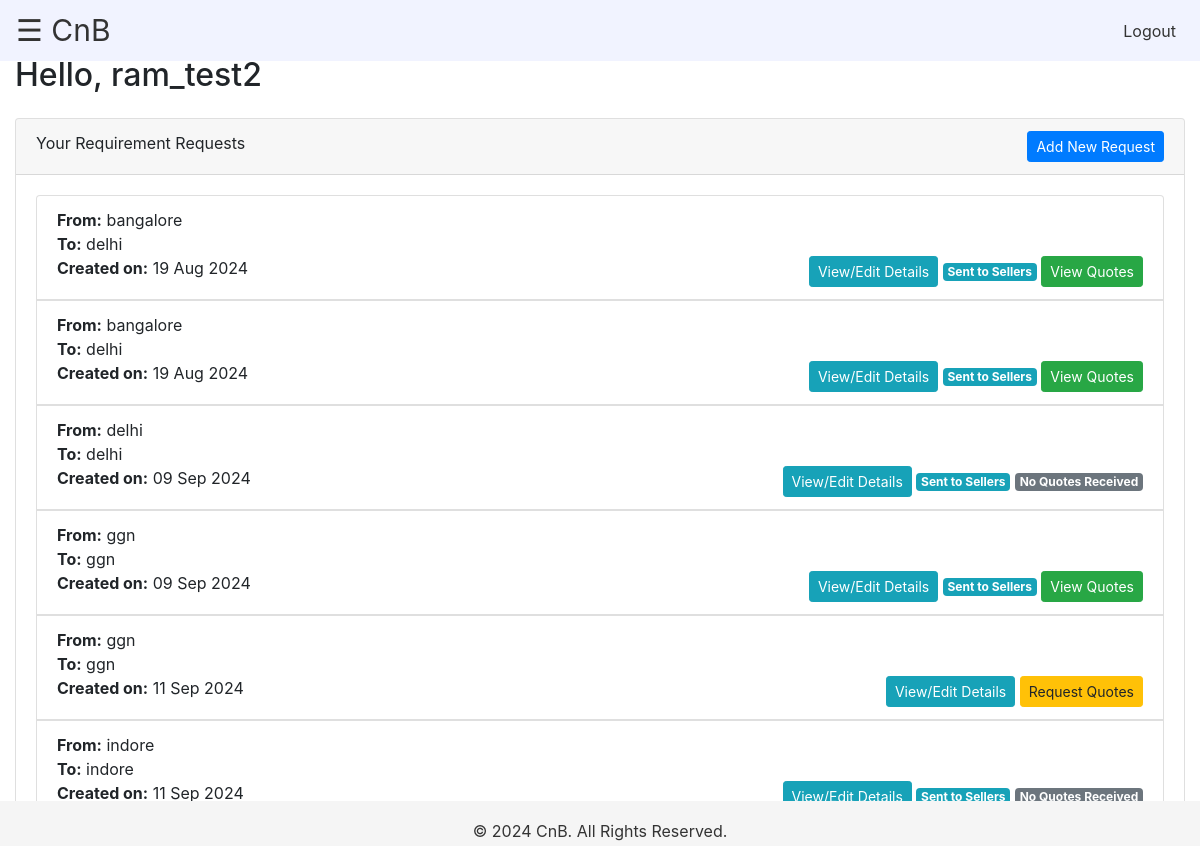
Page /buyer_dashboard/ (signed in) on the earlier database version.
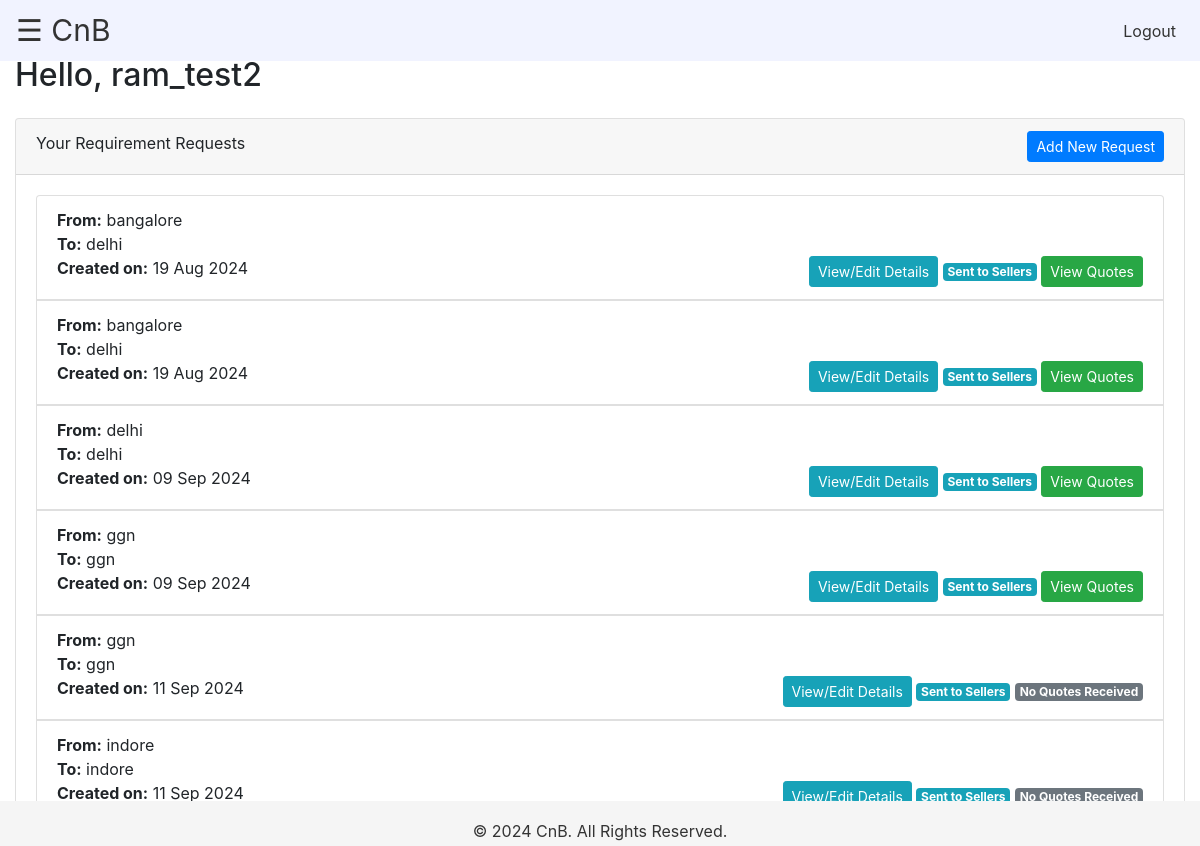
Same page on the later database version.
### myapp/models.py (models this page shows, shortened)
class Product(models.Model):
    buyer = models.ForeignKey(User, on_delete=models.CASCADE)
    from_city = models.CharField(max_length=255)
    to_city = models.CharField(max_length=255)
    shifting_plan = models.CharField(max_length=20, choices=[('7 days', 'In next 7 days'), ('15 days', 'In next 15 days'), ('30 days', 'In next 30 days'), ('30+ days', 'In next 30+ days')])
    item_details = models.TextField()
    call_preference = models.BooleanField(default=False)
    call_time = models.TimeField(blank=True, null=True)
    budget_min = models.DecimalField(max_digits=10, decimal_places=2)
    budget_max = models.DecimalField(max_digits=10, decimal_places=2)
    specific_requirements = models.TextField(blank=True, null=True)
    created_at = models.DateTimeField(auto_now_add=True)
    is_quote_requested = models.BooleanField(default=False)

### myapp/views.py (the view)
# urls.py: path('buyer_dashboard/', views.buyer_dashboard, name='buyer_dashboard'),
def buyer_dashboard(request):
    if not hasattr(request.user, 'buyer'):
        return redirect('login')
    products = Product.objects.filter(buyer=request.user)
    context = {
        'products': products
    }
    return render(request, 'myapp/buyer_dashboard.html', context)

### myapp/templates/myapp/buyer_dashboard.html (shortened to what this page needs)
{% extends 'myapp/base.html' %}
{% block content %}
<h2>Hello, {{ user.username }}</h2>
<div class="card mt-4">
    <div class="card-header">
        Your Requirement Requests
        <a href="{% url 'create_new_request' %}" class="btn btn-primary btn-sm float-right">Add New Request</a>
    </div>
    <div class="card-body">
        {% if products %}
            <ul class="list-group">
                {% for product in products %}
                    <li class="list-group-item">
                        <strong>From:</strong> {{ product.from_city }} <br>
                        <strong>To:</strong> {{ product.to_city }} <br>
                        <strong>Created on:</strong> {{ product.created_at|date:"d M Y" }}
                        <div class="float-right">
                            <button class="btn btn-sm btn-info" data-toggle="modal" data-target="#editModal{{ product.id }}">
                                View/Edit Details
                            </button>
                            {% if not product.is_quote_requested %}
                                <button class="btn btn-sm btn-warning" onclick="confirmQuoteRequest({{ product.id }})">Request Quotes</button>
                            {% else %}
                                <span class="badge badge-info">Sent to Sellers</span>
                                {% if product.bid_set.exists %}
                                    <a href="{% url 'view_quotes' product.id %}" class="btn btn-sm btn-success">View Quotes</a>
                                {% else %}
                                    <span class="badge badge-secondary">No Quotes Received</span>
                                {% endif %}
                            {% endif %}
                        </div>
                    </li>
                {% endfor %}
            </ul>
        {% else %}
            <p>You have no active requests. <a href="{% url 'create_new_request' %}">Create a new request</a> to start receiving quotes.</p>
        {% endif %}
    </div>
</div>
{% endblock %}

Differences in the rows shown:
computed for Product (number 3 of 6 on the later page): text "No Quotes Received" → "View Quotes"
changed Product (number 5 of 6 on the later page): is_quote_requested "Request Quotes" → "Sent to Sellers No Quotes Received"
